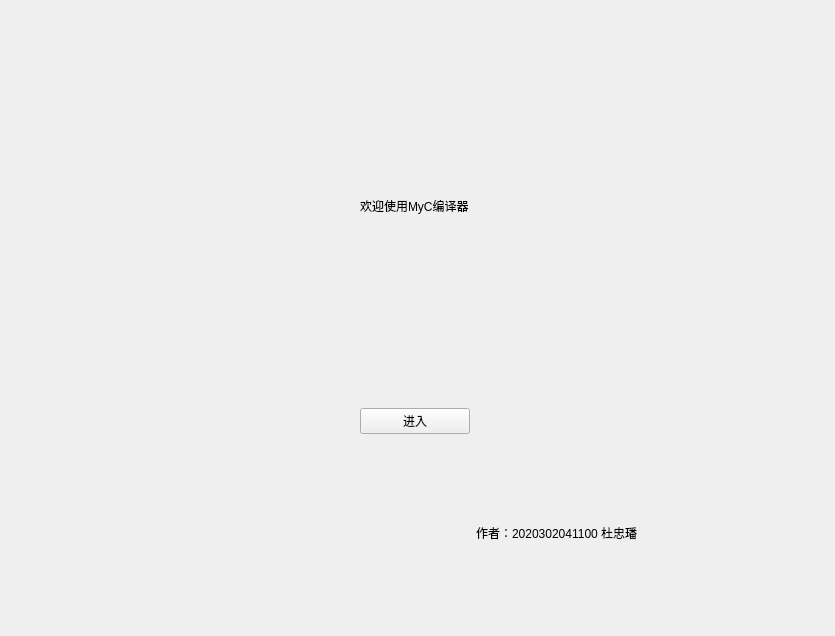
<?xml version="1.0" encoding="UTF-8"?>
<ui version="4.0">
 <class>welcome</class>
 <widget class="QWidget" name="welcome">
  <property name="geometry">
   <rect>
    <x>0</x>
    <y>0</y>
    <width>835</width>
    <height>636</height>
   </rect>
  </property>
  <property name="windowTitle">
   <string>Form</string>
  </property>
  <layout class="QGridLayout" name="gridLayout_4">
   <item row="4" column="3">
    <spacer name="verticalSpacer">
     <property name="orientation">
      <enum>Qt::Vertical</enum>
     </property>
     <property name="sizeHint" stdset="0">
      <size>
       <width>20</width>
       <height>40</height>
      </size>
     </property>
    </spacer>
   </item>
   <item row="0" column="3">
    <spacer name="verticalSpacer_2">
     <property name="orientation">
      <enum>Qt::Vertical</enum>
     </property>
     <property name="sizeHint" stdset="0">
      <size>
       <width>20</width>
       <height>40</height>
      </size>
     </property>
    </spacer>
   </item>
   <item row="2" column="3">
    <spacer name="verticalSpacer_3">
     <property name="orientation">
      <enum>Qt::Vertical</enum>
     </property>
     <property name="sizeHint" stdset="0">
      <size>
       <width>20</width>
       <height>40</height>
      </size>
     </property>
    </spacer>
   </item>
   <item row="1" column="0">
    <spacer name="horizontalSpacer">
     <property name="orientation">
      <enum>Qt::Horizontal</enum>
     </property>
     <property name="sizeHint" stdset="0">
      <size>
       <width>40</width>
       <height>20</height>
      </size>
     </property>
    </spacer>
   </item>
   <item row="1" column="3">
    <widget class="QLabel" name="label">
     <property name="text">
      <string>欢迎使用MyC编译器</string>
     </property>
    </widget>
   </item>
   <item row="1" column="4">
    <spacer name="horizontalSpacer_2">
     <property name="orientation">
      <enum>Qt::Horizontal</enum>
     </property>
     <property name="sizeHint" stdset="0">
      <size>
       <width>40</width>
       <height>20</height>
      </size>
     </property>
    </spacer>
   </item>
   <item row="4" column="4">
    <widget class="QLabel" name="label_2">
     <property name="text">
      <string>作者：2020302041100 杜忠璠</string>
     </property>
    </widget>
   </item>
   <item row="3" column="3">
    <widget class="QPushButton" name="pushButton">
     <property name="text">
      <string>进入</string>
     </property>
    </widget>
   </item>
  </layout>
 </widget>
 <resources/>
 <connections/>
</ui>
